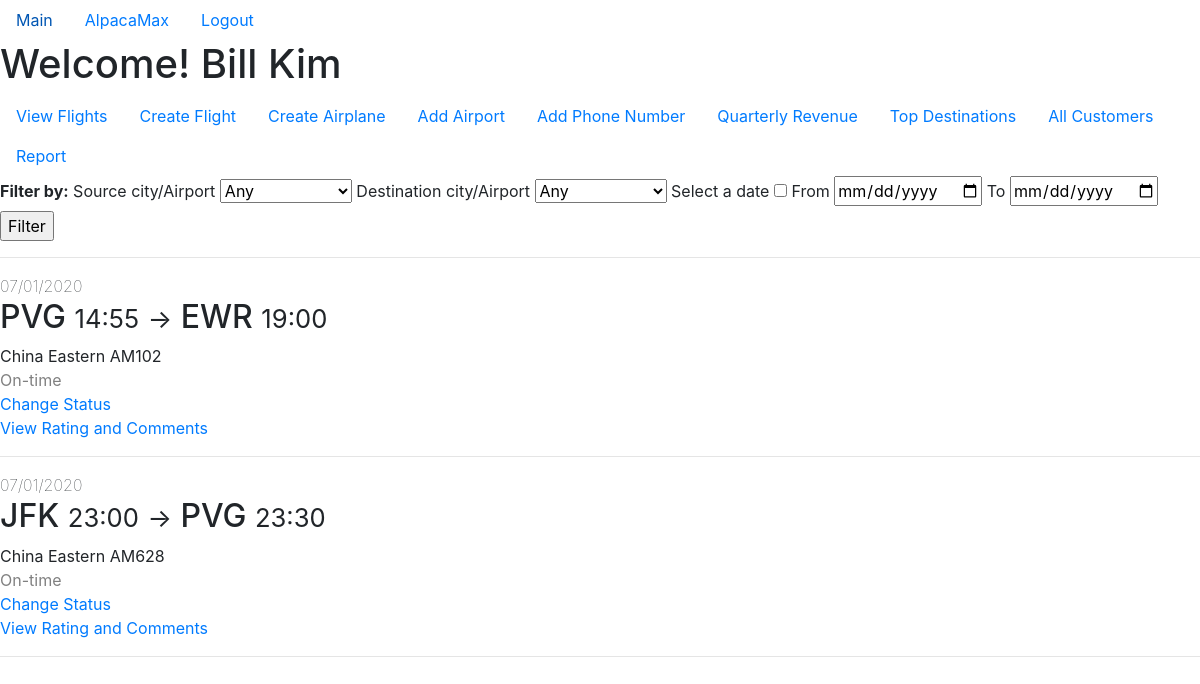
Page /staffFlights (signed in) on the earlier database version.
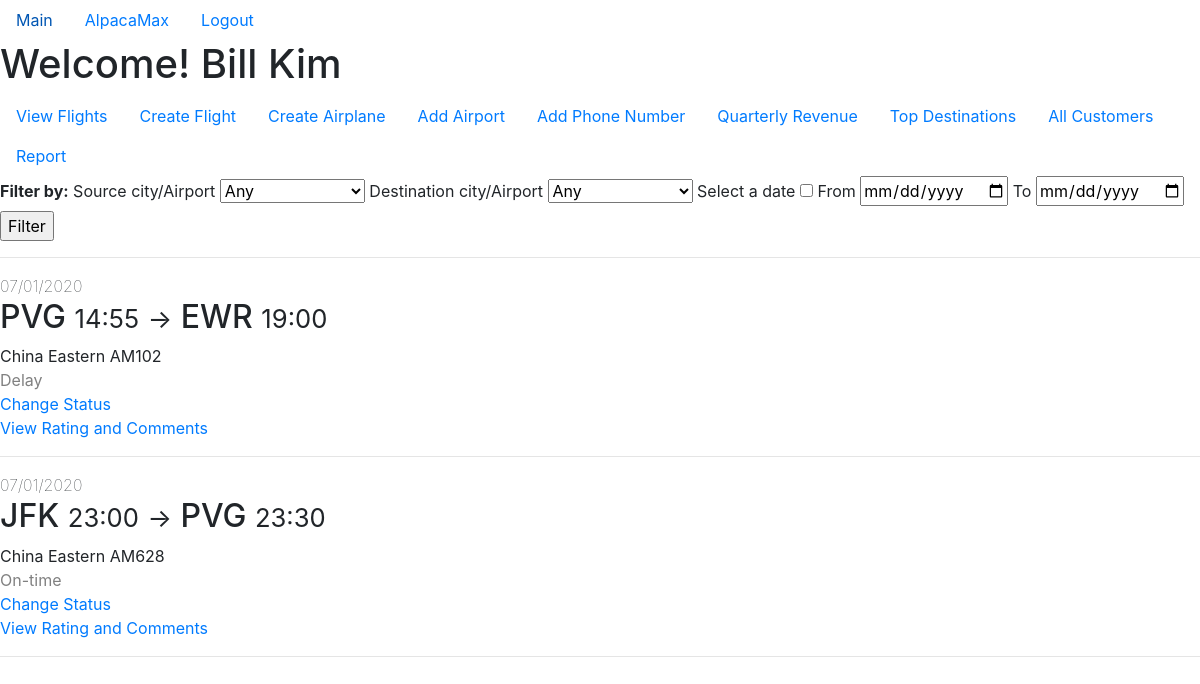
Same page on the later database version.
### app/models.py (models this page shows, shortened)
class Flight(db.Model):
    flight_num = db.Column(db.String(5), primary_key=True)
    depart_datetime = db.Column(db.DateTime, primary_key=True)
    airline_name = db.Column(db.String(20),
                             db.ForeignKey("airplane.airline_name"),
                             primary_key=True)
    depart_airport = db.Column(db.String(20),
                               db.ForeignKey("airport.name"),
                               nullable=False)
    arrival_datetime = db.Column(db.DateTime, nullable=False)
    arrival_airport = db.Column(db.String(20),
                                db.ForeignKey("airport.name"),
                                nullable=False)
    base_price = db.Column(db.Integer, nullable=False)
    airplane_id = db.Column(db.String(5),
                            db.ForeignKey("airplane.id"),
                            nullable=False)
    status = db.Column(db.String(10), nullable=False)
    tickets = db.relationship("Ticket",
                              backref="flight",
                              lazy=True,
                              primaryjoin='''and_(Flight.flight_num==Ticket.flight_num,
                                            Flight.depart_datetime==Ticket.depart_datetime,
                                            Flight.airline_name==Ticket.airline_name)''')

### app/routes.py (the view)
@app.route("/staffFlights", methods=["GET", "POST"])
@login_required
def staff_flights():
    if (current_user.get_user_type() == "Customer"):
        flash("You cannot see these flights!")
        return redirect(url_for("home"))
    form = StaffFlightFilterForm()
    form.create_choices()
    if (form.validate_on_submit()):
        flights = Flight.query.filter(Flight.airline_name==current_user.airline_name)
        if (form.source_city_airport.data != "any"):
            flights = flights.filter(Flight.depart_airport==form.source_city_airport.data)
        if (form.dest_city_airport.data != "any"):
            flights = flights.filter(Flight.arrival_airport==form.dest_city_airport.data)
        if (form.gonna_filter_date.data and form.start_date.data and form.end_date.data):
            flights = flights.filter(Flight.depart_datetime>=to_datetime(form.start_date.data),
                                     Flight.depart_datetime<=to_datetime(form.end_date.data))
    else:
        today = datetime.datetime.today()
        next_month = today + datetime.timedelta(days=30)
        flights = Flight.query.filter(Flight.airline_name==current_user.airline_name,
                                      Flight.depart_datetime>=today,
                                      Flight.depart_datetime<=next_month)
    return render_template("staff_flights.html", form=form, flights=flights.all())

### app/forms.py (shortened to what this page needs)
class StaffFlightFilterForm(FlaskForm):
    start_date = StringField("From")
    end_date = StringField("To")
    source_city_airport = SelectField("Source city/Airport")
    dest_city_airport = SelectField("Destination city/Airport")
    gonna_filter_date = BooleanField("Select a date")
    submit = SubmitField("Filter")
    def create_choices(self):
        choices = [('any', 'Any')] + [(airport.name, "%s/%s" % (airport.city, airport.name)) for airport in Airport.query.all()]
        self.source_city_airport.choices = choices
        self.dest_city_airport.choices = choices

### app/models.py (called while the page is built)
@login_manager.user_loader
def load_user(user_id):
    result = Staff.query.get(user_id)
    if (result is None):
        return Customer.query.get(user_id)
    else:
        return result

    def get_id(self):
        return self.username

    def get_user_type(self):
        return "Staff"

### app/templates/staff_flights.html (shortened to what this page needs)
{% extends 'staff_layout.html' %}
{% block home_content %}
<form method="POST" action"">
    <label style="font-weight:bold">Filter by: </label>
    {{ form.source_city_airport.label() }}
    {{ form.source_city_airport() }}
    {{ form.dest_city_airport.label() }}
    {{ form.dest_city_airport() }}
    {{ form.gonna_filter_date.label() }}
    {{ form.gonna_filter_date() }}
    {{ form.start_date.label() }}
    {{ form.start_date(type="date") }}
    {{ form.end_date.label() }}
    {{ form.end_date(type="date") }}
    {{ form.submit() }}
</form>
<hr>
{% for flight in flights %}
    <div>
        <span style="font-weight:lighter">{{ flight.depart_datetime.strftime("%m/%d/%Y") }}</span><br>
        <h2>
            {{ flight.depart_airport }}
            <small>{{ flight.depart_datetime.strftime("%H:%M") }}</small>
            <small>-></small>
            {{ flight.arrival_airport }}
            <small>{{ flight.arrival_datetime.strftime("%H:%M") }}</small>
        </h2>
        <span>{{ flight.airline_name }} {{ flight.airplane_id }}</span><br>
        <span style="color:gray">{{ flight.status }}</span><br>
        <a href="{{ url_for('change_status', flight_num=flight.flight_num, depart_datetime=flight.depart_datetime) }}">Change Status</a><br>
        <a href="{{ url_for('view_comments', flight_num=flight.flight_num, depart_datetime=flight.depart_datetime) }}">View Rating and Comments</a>
    </div>
    <hr>
{% endfor %}
{% endblock %}

Differences in the rows shown:
changed Flight "EWR": status "On-time" → "Delay"
